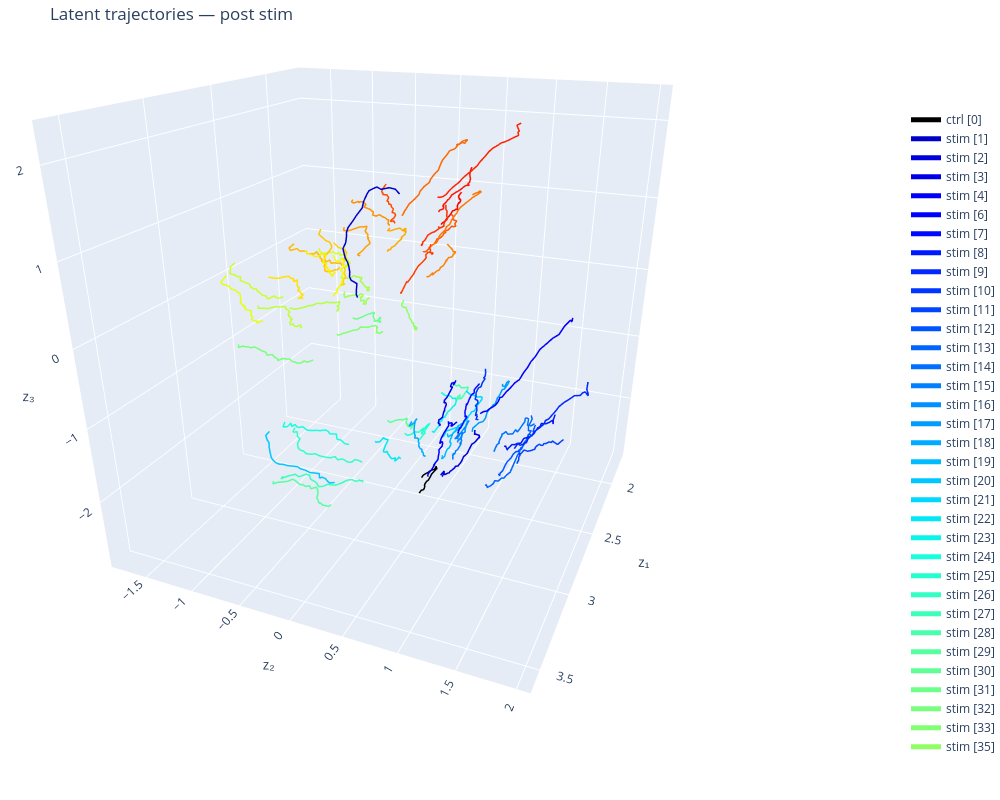

Here is the notebook cell this chart was saved with:
### Code cell
# All sessions, post-stim only
fig = plot_latent_phase_portrait_sessions(
    z_by_session=z_by_session,
    centers_ms_by_session=centers_ms_by_session,
    control_indices=CONTROL_INDICES,
    alpha_trials=0.05,
    plot_sessions=None,  # or e.g. [0, 1, 2, 5]
    epoch="post",        # "full", "pre", or "post"
    show_trials=False,
    show_markers=False,
)
fig.update_layout(scene_camera=dict(eye=dict(x=1.75, y=0.75, z=0.75), center=dict(x=0, y=0, z=-0.2)))
fig.show()
